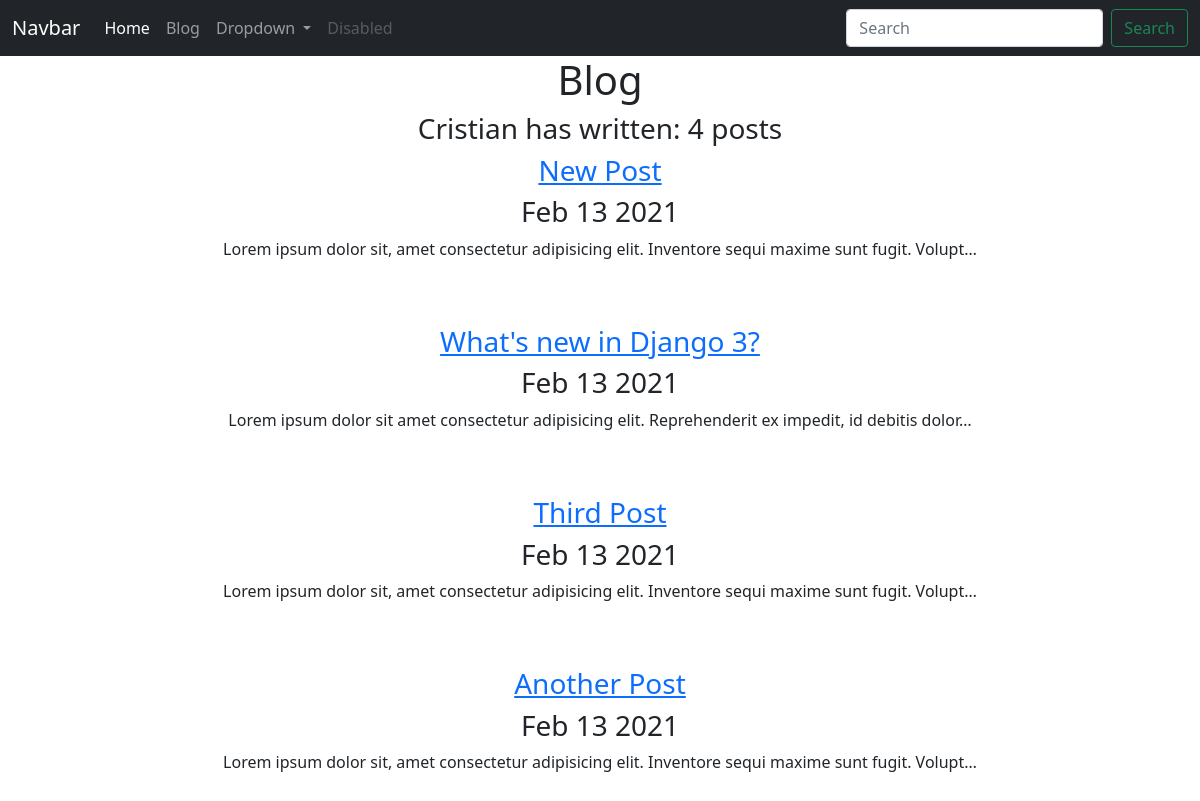
Screenshot of /blog/ with the database file from the repository.
### blog/models.py (models this page shows, shortened)
class Post(models.Model):
    title = models.CharField (max_length=100)
    date = models.DateField (auto_now=True)
    description = models.TextField ()

### blog/views.py (the view)
# urls.py: path('',views.all_blogs, name='all_blogs'),
def all_blogs(request):
    posts = Post.objects.order_by ('-date')
    size= len(posts)
    return render(request,'blog/all_blogs.html', {'posts':posts})

### blog/templates/blog/all_blogs.html (shortened to what this page needs)
{% extends "portfolio/base.html" %}
{% block content %}
    <h1>Blog</h1>
    <h3>Cristian has written: {{ posts.count }} post{{ posts.count|pluralize }} </h3>
    {% for post in posts %}
        <a href="{% url 'blog:detail' post.id %}"><h3> {{post.title}} </h3> </a>
        <h3> {{post.date|date:'M d Y' }} </h3>
        <p>{{post.description|striptags|truncatechars:100 }} </p>
        <br>
        <br>
    {% endfor %}
{% endblock %}

### rows the page displays
Post: title "New Post", date "Feb 13 2021", description "Lorem ipsum dolor sit, amet consectetur adipisicing elit. Inventore sequi maxime sunt fugit. Volupt…"
Post: title "What's new in Django 3?", date "Feb 13 2021", description "Lorem ipsum dolor sit amet consectetur adipisicing elit. Reprehenderit ex impedit, id debitis dolor…"
Post: title "Third Post", date "Feb 13 2021", description "Lorem ipsum dolor sit, amet consectetur adipisicing elit. Inventore sequi maxime sunt fugit. Volupt…"
Post: title "Another Post", date "Feb 13 2021", description "Lorem ipsum dolor sit, amet consectetur adipisicing elit. Inventore sequi maxime sunt fugit. Volupt…"

### other values shown
{{ posts.count }} "4"
